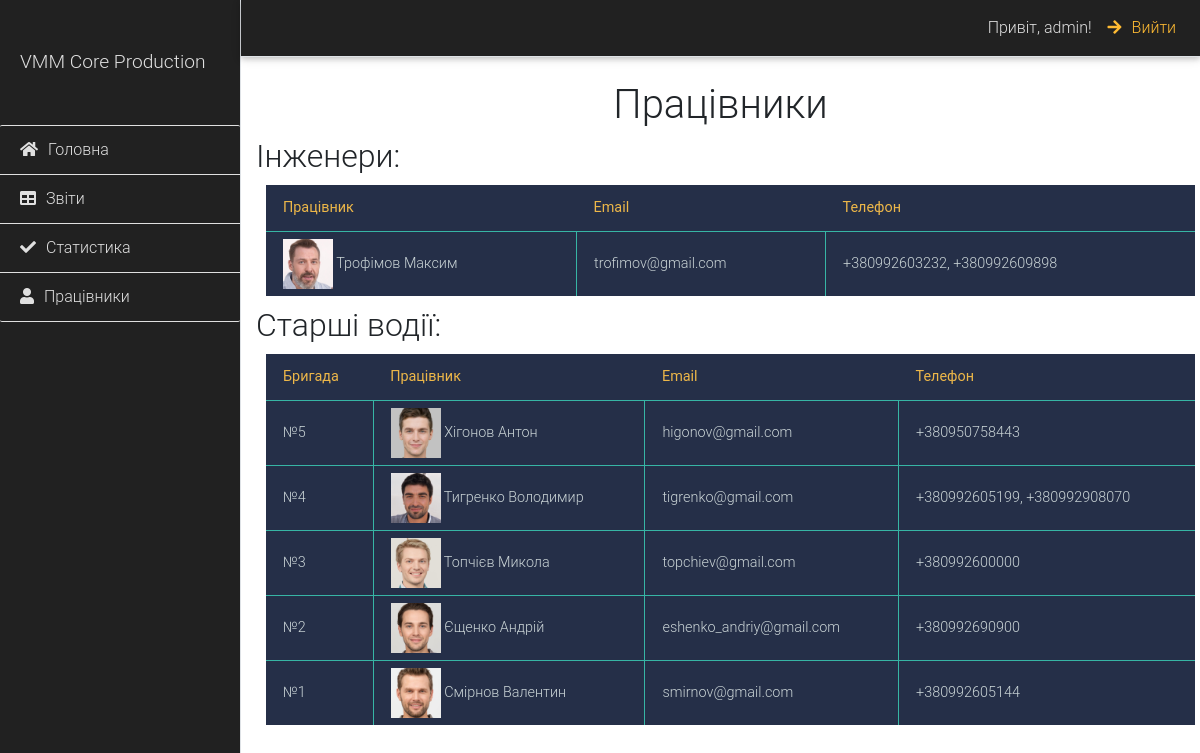
The app's page /director/employees/ (signed in) with its own data.
### senior_driver/models.py (models this page shows, shortened)
class SeniorDriver(models.Model):
    user = models.OneToOneField(User, on_delete=models.CASCADE)
    date_of_birth = models.DateField(blank=True, null=False)
    brigade_name = models.CharField(blank=True, max_length=50)
    telephone1 = models.CharField(max_length=15, blank=True, default='')
    telephone2 = models.CharField(max_length=15, blank=True, default='')
    avatar = models.ImageField(blank=True, upload_to="employees")
    def full_name(self):
        return f"{self.user.last_name} {self.user.first_name}"
    def phones(self):
        phones = self.telephone1
        if self.telephone2:
            phones += ', ' + self.telephone2
        return phones

### director/views.py (the view)
# urls.py: path('employees/', views.show_employees, name='employees'),
def show_employees(request):
    if not request.user.is_authenticated:
        return redirect('mylogin')
    if not ('director.view_director' in request.user.get_group_permissions()):
        raise Http404("У Вас не має прав на перегляд цієї сторінки")
    engineers_info = [{'avatar': eng.avatar, 'full_name': eng.full_name(), 'email': eng.user.email, 'phones': eng.phones()} for eng in Engineer.objects.all()]
    drivers_info = [{'avatar': drvr.avatar, 'brigade': drvr.brigade_name, 'full_name': drvr.full_name(), 'email': drvr.user.email, 'phones': drvr.phones()} for drvr in SeniorDriver.objects.all()]
    context = {
        'engineers': engineers_info,
        'drivers': drivers_info,
    }
    return render(request, 'director/employees.html', context)

### engineer/models.py (called while the page is built)
    def full_name(self):
        return f"{self.user.last_name} {self.user.first_name}"

    def phones(self):
        phones = self.telephone1
        if self.telephone2:
            phones += ', ' + self.telephone2
        return phones

### templates/director/employees.html (shortened to what this page needs)
{% extends 'base.html' %}
{% block content %}
<div class="d-flex" id="wrapper">
    <div class="bg-dark border-right" id="sidebar-wrapper">
        <div class="sidebar-heading text-light py-5">VMM Core Production</div>
        <div class="list-group list-group-flush">
            <a href="{% url 'director:home-page' %}"
                class="list-group-item list-group-item-action bg-dark text-light border-light border-top"><i
                    class="fa fa-home"></i>Головна</a>
            <a href="{% url 'director:reports' %}"
                class="list-group-item list-group-item-action bg-dark text-light border-light"><i
                    class="fa fa-table"></i>Звіти</a>
            <a href="{% url 'director:statistics' %}"
                class="list-group-item list-group-item-action bg-dark text-light border-light"><i
                    class="fa fa-check"></i>Статистика</a>
            <a href="{% url 'director:employees' %}"
                class="list-group-item list-group-item-action bg-dark text-light border-light border-bottom"><i
                    class="fa fa-user"></i>Працівники</a>
        </div>
    </div>
    <div id="page-content-wrapper">
        <nav class="navbar navbar-expand-lg navbar-dark bg-dark border-bottom">
            <div class="collapse navbar-collapse" id="navbarSupportedContent">
                <ul class="navbar-nav ml-auto mt-2 mt-lg-0">
                    <a class="nav-link text-light" href="#">Привіт, {{ user.username }}!</a>
                    <a class="nav-link text-warning" href="{% url 'mylogout' %}"><i
                            class="fa fa-arrow-right"></i>Вийти</a>
                </ul>
            </div>
        </nav>
        <div class="container-fluid">
            <h1 class="mt-4 text-center">Працівники</h1>
            <div class="content-text">
                {% if engineers %}
                <h2>Інженери:</h2>
                <table class="table_dark">
                    <tr>
                        <th>Працівник</th>
                        <th>Email</th>
                        <th>Телефон</th>
                    </tr>
                    {% for engineer in engineers %}
                    <tr>
                        <td><img width="50px" src="{{engineer.avatar.url}}" alt="{{engineer.full_name}}">
                            {{engineer.full_name}}</td>
                        <td>{{engineer.email}}</td>
                        <td>{{engineer.phones}}</td>
                    </tr>
                    {% endfor %}
                </table>
                {% endif %}
                <h2>Старші водії:</h2>
                {% if drivers %}
                <table class="table_dark">
                    <tr>
                        <th>Бригада</th>
                        <th>Працівник</th>
                        <th>Email</th>
                        <th>Телефон</th>
                    </tr>
                    {% for driver in drivers %}
                    <tr>
                        <td>№{{driver.brigade}}</td>
                        <td><img width="50px" src="{{driver.avatar.url}}" alt="{{driver.full_name}}">
                            {{driver.full_name}}</td>
                        <td>{{driver.email}}</td>
                        <td>{{driver.phones}}</td>
                    </tr>
                    {% endfor %}
                </table>
                {% endif %}
            </div>
        </div>
        {% endblock %}

### templates/director/employees.html (style rules this page uses)
body { overflow-x: hidden; }
.fa { margin-right: 10px; }
#sidebar-wrapper { min-height: 100vh; margin-left: -15rem; -webkit-transition: margin .25s ease-out; -moz-transition: margin .25s ease-out; -o-transition: margin .25s ease-out; transition: margin .25s ease-out; }
#sidebar-wrapper .sidebar-heading { padding: 0.875rem 1.25rem; font-size: 1.2rem; }
#sidebar-wrapper .list-group { width: 15rem; }
#page-content-wrapper { min-width: 100vw; }
@media (min-width: 768px) { #sidebar-wrapper { margin-left: 0; } }
@media (min-width: 768px) { #page-content-wrapper { min-width: 0; width: 100%; } }
.table_dark { font-size: 14px; width: 100%; text-align: left; border-collapse: collapse; background: #252F48; margin: 10px; }
.table_dark th { color: #EDB749; border-bottom: 1px solid #37B5A5; padding: 12px 17px; }
.table_dark td { color: #CAD4D6; border-bottom: 1px solid #37B5A5; border-right: 1px solid #37B5A5; padding: 7px 17px; }
.table_dark tr:last-child td { border-bottom: none; }
.table_dark td:last-child { border-right: none; }

### records on screen
SeniorDriver: phones "+380950758443"
SeniorDriver: phones "+380992600000"
SeniorDriver: phones "+380992690900"
SeniorDriver: phones "+380992605144"

### other values on screen
{{ user.username }} "admin"
{{ engineer.full_name }} "Трофімов Максим"
{{ engineer.email }} "trofimov@gmail.com"
{{ engineer.phones }} "+380992603232, +380992609898"
{{ driver.brigade }} "5" "4" "3" "2" "1"
{{ driver.full_name }} "Хігонов Антон" "Тигренко Володимир" "Топчієв Микола" "Єщенко Андрій" "Смірнов Валентин"
{{ driver.email }} "higonov@gmail.com" "tigrenko@gmail.com" "topchiev@gmail.com" "eshenko_andriy@gmail.com" "smirnov@gmail.com"
{{ driver.phones }} "+380992605199, +380992908070"
